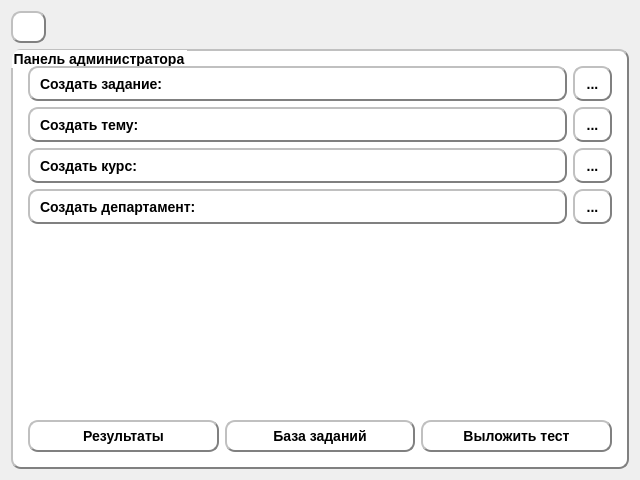
<?xml version="1.0" encoding="UTF-8"?>
<ui version="4.0">
 <class>AdminWindow</class>
 <widget class="QDialog" name="AdminWindow">
  <property name="geometry">
   <rect>
    <x>0</x>
    <y>0</y>
    <width>640</width>
    <height>480</height>
   </rect>
  </property>
  <property name="sizePolicy">
   <sizepolicy hsizetype="Maximum" vsizetype="Maximum">
    <horstretch>0</horstretch>
    <verstretch>0</verstretch>
   </sizepolicy>
  </property>
  <property name="minimumSize">
   <size>
    <width>640</width>
    <height>480</height>
   </size>
  </property>
  <property name="maximumSize">
   <size>
    <width>99999</width>
    <height>99999</height>
   </size>
  </property>
  <property name="windowTitle">
   <string/>
  </property>
  <property name="styleSheet">
   <string notr="true"/>
  </property>
  <layout class="QVBoxLayout" name="verticalLayout_4">
   <item>
    <layout class="QHBoxLayout" name="horizontalLayout_2">
     <item>
      <widget class="QPushButton" name="pushButton_4">
       <property name="maximumSize">
        <size>
         <width>35</width>
         <height>35</height>
        </size>
       </property>
       <property name="styleSheet">
        <string notr="true">QWidget {
	background-color: white;
     border-style: outset;
     border-width: 2px;
     border-radius: 10px;
     border-color: gray;
     font: bold 14px;
  
     padding: 6px;}</string>
       </property>
       <property name="text">
        <string/>
       </property>
      </widget>
     </item>
     <item>
      <spacer name="horizontalSpacer">
       <property name="orientation">
        <enum>Qt::Horizontal</enum>
       </property>
       <property name="sizeHint" stdset="0">
        <size>
         <width>40</width>
         <height>20</height>
        </size>
       </property>
      </spacer>
     </item>
    </layout>
   </item>
   <item>
    <widget class="QGroupBox" name="groupBox">
     <property name="font">
      <font>
       <pointsize>-1</pointsize>
       <italic>false</italic>
       <bold>true</bold>
       <kerning>true</kerning>
      </font>
     </property>
     <property name="styleSheet">
      <string notr="true">QWidget {
	background-color: white;
     border-style: outset;
     border-width: 2px;
     border-radius: 10px;
     border-color: gray;
     font: bold 14px;
  
     padding: 6px;}

QPushButton:pressed {
     background-color: grey;
     border-style: inset;
 }
QToolButton:pressed {
     background-color: grey;
     border-style: inset;
 }</string>
     </property>
     <property name="title">
      <string>Панель администратора</string>
     </property>
     <property name="alignment">
      <set>Qt::AlignBottom|Qt::AlignLeading|Qt::AlignLeft</set>
     </property>
     <property name="flat">
      <bool>false</bool>
     </property>
     <property name="checkable">
      <bool>false</bool>
     </property>
     <layout class="QVBoxLayout" name="verticalLayout_3" stretch="0,0,10">
      <item>
       <layout class="QHBoxLayout" name="horizontalLayout_3">
        <item>
         <layout class="QVBoxLayout" name="verticalLayout">
          <item>
           <widget class="QLabel" name="label_2">
            <property name="text">
             <string>Создать задание:</string>
            </property>
           </widget>
          </item>
          <item>
           <widget class="QLabel" name="label">
            <property name="text">
             <string>Создать тему:</string>
            </property>
           </widget>
          </item>
          <item>
           <widget class="QLabel" name="label_5">
            <property name="text">
             <string>Создать курс:</string>
            </property>
           </widget>
          </item>
          <item>
           <widget class="QLabel" name="label_3">
            <property name="text">
             <string>Создать департамент:</string>
            </property>
           </widget>
          </item>
         </layout>
        </item>
        <item>
         <layout class="QVBoxLayout" name="verticalLayout_2">
          <item>
           <widget class="QToolButton" name="toolButton">
            <property name="text">
             <string>...</string>
            </property>
           </widget>
          </item>
          <item>
           <widget class="QToolButton" name="ButDeppart">
            <property name="text">
             <string>...</string>
            </property>
           </widget>
          </item>
          <item>
           <widget class="QToolButton" name="toolButton_4">
            <property name="text">
             <string>...</string>
            </property>
           </widget>
          </item>
          <item>
           <widget class="QToolButton" name="toolButton_3">
            <property name="text">
             <string>...</string>
            </property>
           </widget>
          </item>
         </layout>
        </item>
       </layout>
      </item>
      <item>
       <spacer name="verticalSpacer_3">
        <property name="orientation">
         <enum>Qt::Vertical</enum>
        </property>
        <property name="sizeHint" stdset="0">
         <size>
          <width>20</width>
          <height>999999</height>
         </size>
        </property>
       </spacer>
      </item>
      <item>
       <layout class="QHBoxLayout" name="horizontalLayout">
        <item>
         <widget class="QPushButton" name="pushButton">
          <property name="text">
           <string>Результаты</string>
          </property>
         </widget>
        </item>
        <item>
         <widget class="QPushButton" name="pushButton_2">
          <property name="text">
           <string>База заданий</string>
          </property>
         </widget>
        </item>
        <item>
         <widget class="QPushButton" name="pushButton_3">
          <property name="text">
           <string>Выложить тест</string>
          </property>
         </widget>
        </item>
       </layout>
      </item>
     </layout>
    </widget>
   </item>
  </layout>
 </widget>
 <resources/>
 <connections/>
</ui>
